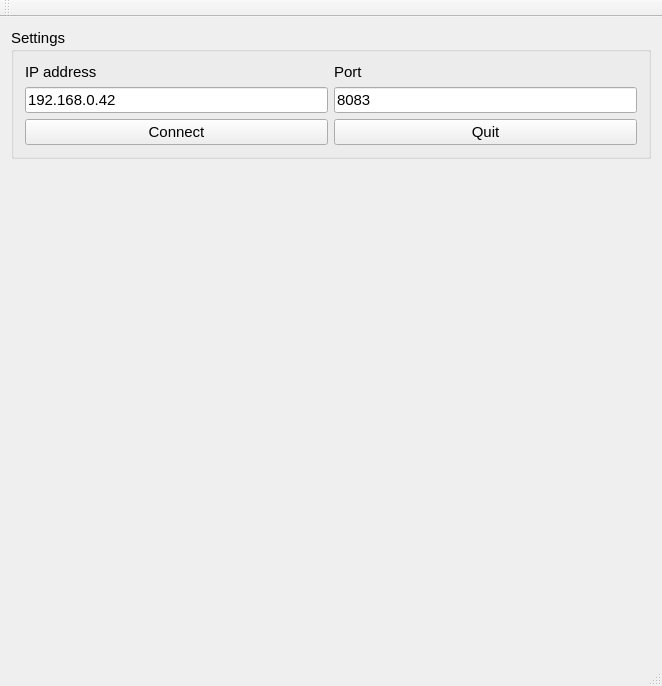
<?xml version="1.0" encoding="UTF-8"?>
<ui version="4.0">
 <class>MainWindow</class>
 <widget class="QMainWindow" name="MainWindow">
  <property name="geometry">
   <rect>
    <x>0</x>
    <y>0</y>
    <width>658</width>
    <height>686</height>
   </rect>
  </property>
  <property name="sizePolicy">
   <sizepolicy hsizetype="Preferred" vsizetype="Preferred">
    <horstretch>0</horstretch>
    <verstretch>0</verstretch>
   </sizepolicy>
  </property>
  <property name="windowTitle">
   <string>MainWindow</string>
  </property>
  <widget class="QWidget" name="centralWidget">
   <property name="sizePolicy">
    <sizepolicy hsizetype="Preferred" vsizetype="Preferred">
     <horstretch>0</horstretch>
     <verstretch>0</verstretch>
    </sizepolicy>
   </property>
   <layout class="QVBoxLayout" name="verticalLayout_2">
    <item>
     <widget class="QGroupBox" name="groupBox_2">
      <property name="font">
       <font>
        <pointsize>11</pointsize>
       </font>
      </property>
      <property name="title">
       <string>Settings</string>
      </property>
      <layout class="QGridLayout" name="gridLayout">
       <item row="0" column="0">
        <widget class="QLabel" name="label_4">
         <property name="font">
          <font>
           <pointsize>11</pointsize>
          </font>
         </property>
         <property name="text">
          <string>IP address</string>
         </property>
        </widget>
       </item>
       <item row="0" column="1">
        <widget class="QLabel" name="label_5">
         <property name="font">
          <font>
           <pointsize>11</pointsize>
          </font>
         </property>
         <property name="text">
          <string>Port</string>
         </property>
        </widget>
       </item>
       <item row="2" column="0">
        <widget class="QPushButton" name="m_connectButton">
         <property name="font">
          <font>
           <pointsize>11</pointsize>
          </font>
         </property>
         <property name="text">
          <string>Connect</string>
         </property>
        </widget>
       </item>
       <item row="1" column="1">
        <widget class="QLineEdit" name="m_PorLineEdit">
         <property name="font">
          <font>
           <pointsize>11</pointsize>
          </font>
         </property>
         <property name="text">
          <string>8083</string>
         </property>
        </widget>
       </item>
       <item row="2" column="1">
        <widget class="QPushButton" name="m_closeButton">
         <property name="font">
          <font>
           <pointsize>11</pointsize>
          </font>
         </property>
         <property name="text">
          <string>Quit</string>
         </property>
        </widget>
       </item>
       <item row="1" column="0">
        <widget class="QLineEdit" name="m_IpAddressLineEdit">
         <property name="font">
          <font>
           <pointsize>11</pointsize>
          </font>
         </property>
         <property name="text">
          <string>192.168.0.42</string>
         </property>
        </widget>
       </item>
      </layout>
     </widget>
    </item>
    <item>
     <widget class="QWidget" name="widget" native="true">
      <property name="sizePolicy">
       <sizepolicy hsizetype="Expanding" vsizetype="Expanding">
        <horstretch>0</horstretch>
        <verstretch>0</verstretch>
       </sizepolicy>
      </property>
      <layout class="QHBoxLayout" name="horizontalLayout">
       <property name="spacing">
        <number>6</number>
       </property>
       <property name="leftMargin">
        <number>0</number>
       </property>
       <property name="topMargin">
        <number>0</number>
       </property>
       <property name="rightMargin">
        <number>0</number>
       </property>
       <property name="bottomMargin">
        <number>0</number>
       </property>
       <item>
        <widget class="QLabel" name="m_liveViewLabel">
         <property name="sizePolicy">
          <sizepolicy hsizetype="Fixed" vsizetype="Fixed">
           <horstretch>0</horstretch>
           <verstretch>0</verstretch>
          </sizepolicy>
         </property>
         <property name="minimumSize">
          <size>
           <width>640</width>
           <height>480</height>
          </size>
         </property>
         <property name="maximumSize">
          <size>
           <width>640</width>
           <height>480</height>
          </size>
         </property>
         <property name="text">
          <string/>
         </property>
        </widget>
       </item>
      </layout>
     </widget>
    </item>
   </layout>
  </widget>
  <widget class="QToolBar" name="mainToolBar">
   <attribute name="toolBarArea">
    <enum>TopToolBarArea</enum>
   </attribute>
   <attribute name="toolBarBreak">
    <bool>false</bool>
   </attribute>
  </widget>
  <widget class="QStatusBar" name="statusBar"/>
  <action name="m_actionQuit">
   <property name="text">
    <string>&amp;Quit</string>
   </property>
  </action>
  <action name="m_actionAbout">
   <property name="text">
    <string>&amp;About ...</string>
   </property>
  </action>
 </widget>
 <layoutdefault spacing="6" margin="11"/>
 <resources/>
 <connections/>
</ui>
